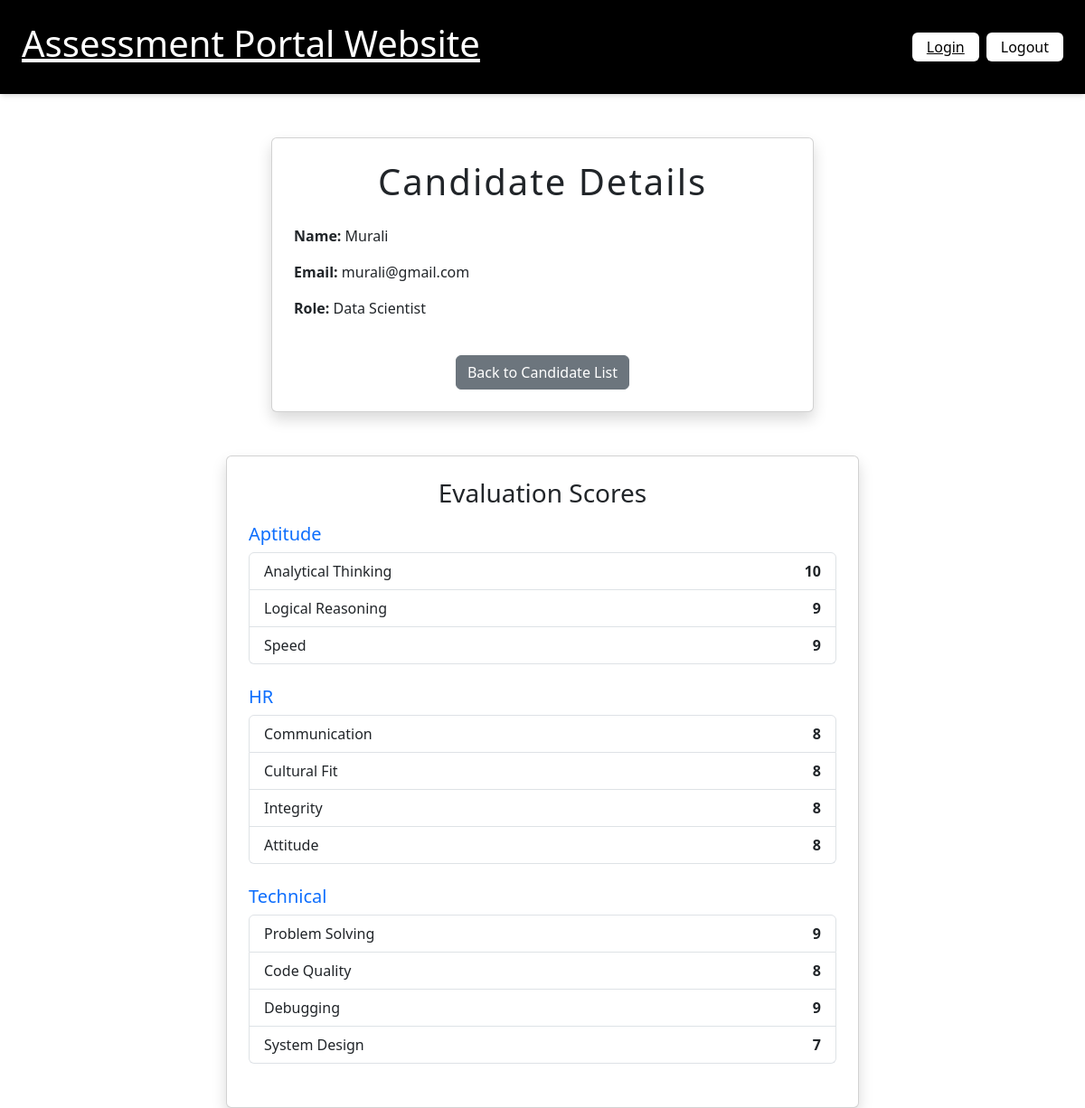
Screenshot of /candidatedetail/15/ with the database file from the repository.
### assessment_app/models.py (models this page shows, shortened)
class Candidate(models.Model):
    name = models.CharField(max_length=30,null=False,blank=False)
    email = models.EmailField(null=False,blank=False)
    resume = models.FileField(upload_to="resumes/",blank=True,null=True)
    role = models.ForeignKey(Role,related_name='candidaterole',on_delete=models.CASCADE)

class Role(models.Model):
    title = models.CharField(max_length=40,null=False,blank=False,unique=True)
    def __str__(self):
        return self.title

class Criteria(models.Model):
    criteria_title = models.CharField(max_length=100)
    criteria_section = models.ForeignKey(Section, related_name='criteria', on_delete=models.CASCADE)
    criteria_description = models.TextField()

### assessment_app/views.py (the view)
# urls.py: path('candidatedetail/<int:pk>/',CandidateDetailView.as_view(),name='candidate-detail'),
class CandidateDetailView(DetailView):
    model = Candidate
    template_name = 'candidate/detail.html'
    context_object_name = 'object'
    def get_context_data(self, **kwargs):
        context = super().get_context_data(**kwargs)
        candidate = self.get_object()
        scores = (
            CandidateCriterionScore.objects
            .filter(candidate=candidate)
            .select_related('criterion__criteria', 'criterion__criteria__criteria_section')
            .order_by('criterion__criteria__criteria_section__title')
            .values(
                'criterion__criteria__criteria_section__title',
                'criterion__criteria__criteria_title',
                'score'
            )
        )
        grouped_scores = {}
        for s in scores:
            section = s['criterion__criteria__criteria_section__title']
            grouped_scores.setdefault(section, []).append({
                'criterion_title': s['criterion__criteria__criteria_title'],
                'score': s['score']
            })
        context['grouped_scores'] = grouped_scores
        return context

### templates/candidate/detail.html
{% extends 'home.html' %}
{% block content %}
<link href="https://cdn.jsdelivr.net/npm/bootstrap@5.3.0/dist/css/bootstrap.min.css" rel="stylesheet">
<div class="container mt-5">
    <div class="card shadow p-4 mx-auto" style="max-width: 600px;">
        <h1 class="text-center mb-4" style="letter-spacing: 2px;">Candidate Details</h1>
        <p><strong>Name:</strong> {{ object.name }}</p>
        <p><strong>Email:</strong> {{ object.email }}</p>
        <p><strong>Role:</strong> {{ object.role }}</p>
        <div class="text-center mt-4">
            <a href="{% url 'candidate-list' %}" class="btn btn-secondary">Back to Candidate List</a>
        </div>
    </div>
</div>
{% if grouped_scores %}
<div class="container mt-5">
    <div class="card shadow p-4 mx-auto" style="max-width: 700px;">
        <h3 class="text-center mb-3">Evaluation Scores</h3>
        {% for section, criteria_list in grouped_scores.items %}
            <div class="mb-4">
                <h5 class="text-primary">{{ section }}</h5>
                <ul class="list-group">
                    {% for c in criteria_list %}
                        <li class="list-group-item d-flex justify-content-between">
                            <span>{{ c.criterion_title }}</span>
                            <span class="fw-bold">{{ c.score }}</span>
                        </li>
                    {% endfor %}
                </ul>
            </div>
        {% endfor %}
    </div>
</div>
{% endif %}
{% endblock %}

### rows the page displays
Candidate: name "Murali", email "murali@gmail.com", role "Data Scientist"
Criteria: criterion_title "Analytical Thinking", score "10"
Criteria: criterion_title "Logical Reasoning", score "9"
Criteria: criterion_title "Speed", score "9"
Criteria: criterion_title "Communication", score "8"
Criteria: criterion_title "Cultural Fit", score "8"
Criteria: criterion_title "Integrity", score "8"
Criteria: criterion_title "Attitude", score "8"
Criteria: criterion_title "Problem Solving", score "9"
Criteria: criterion_title "Code Quality", score "8"
Criteria: criterion_title "Debugging", score "9"
Criteria: criterion_title "System Design", score "7"

### other values shown
{{ section }} "Aptitude" "HR" "Technical"
